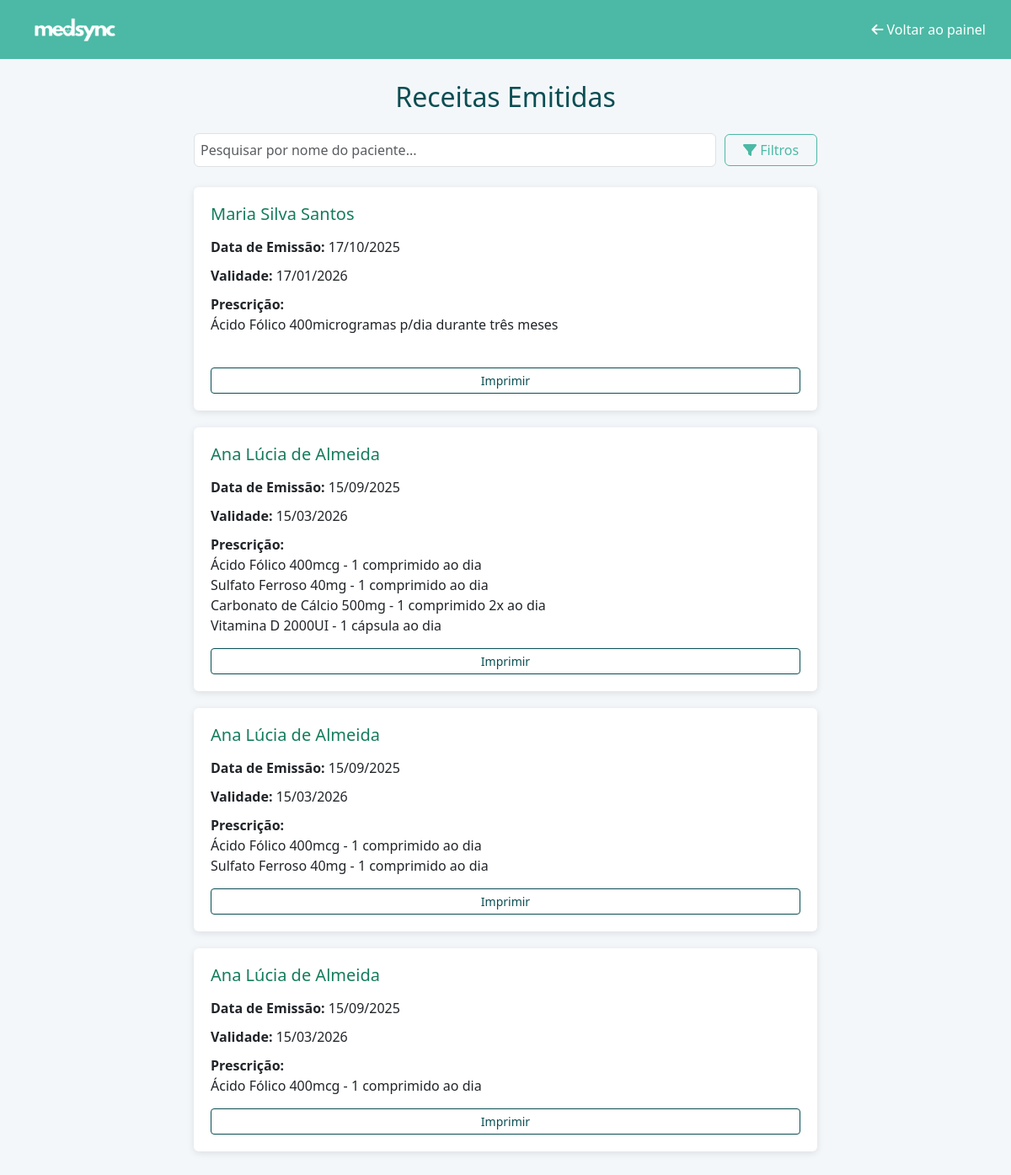
The app's page /medico/receita.php (signed in) with its own data.
### tables this page shows
CREATE TABLE `receita` (
  `receita_id` int(11) NOT NULL,
  `paciente_maior_id` int(11) NOT NULL,
  `medico_id` int(11) NOT NULL,
  `data_emissao` date NOT NULL,
  `validade` date NOT NULL,
  `validade_final` date DEFAULT NULL,
  `observacoes` text DEFAULT NULL,
  `paciente_menor_id` int(11) DEFAULT NULL,
  `tipo_paciente` enum('maior','menor') DEFAULT 'maior',
  `status_receita` varchar(20) DEFAULT 'valida'
);

### medico/receita.php (the view, shortened to what this page needs)
<?php
$medico_id = $_SESSION['medico_id'];
$conn = new mysqli("localhost", "root", "", "medsync");
$sql = "
    SELECT r.receita_id, r.data_emissao, r.validade, r.validade_final, r.observacoes, r.tipo_paciente,
           COALESCE(pm.pmaior_nome, pme.pmenor_nome) AS paciente_nome,
           COALESCE(pm.pmaior_cpf, pme.pmenor_cpf) AS paciente_cpf,
           m.medicos_nome, m.medicos_crm
    FROM receita r
    LEFT JOIN paciente_maior pm ON r.paciente_maior_id = pm.pmaior_id
    LEFT JOIN paciente_menor pme ON r.paciente_menor_id = pme.pmenor_id
    INNER JOIN medicos m ON r.medico_id = m.medicos_id
    WHERE r.medico_id = ?
    ORDER BY r.data_emissao DESC
";
$stmt = $conn->prepare($sql);
$stmt->bind_param("i", $medico_id);
$stmt->execute();
$result = $stmt->get_result();
$receitas = $result->fetch_all(MYSQLI_ASSOC);
?>
<!DOCTYPE html>
<html lang="pt-BR">
<head>
  <link href="https://cdn.jsdelivr.net/npm/bootstrap@5.3.3/dist/css/bootstrap.min.css" rel="stylesheet">
  <link rel="stylesheet" href="https://cdnjs.cloudflare.com/ajax/libs/font-awesome/6.5.1/css/all.min.css"/>
</head>
<body>
<nav class="navbar">
  <img src="../images/logo/logo_branca.png" alt="Logo" />
  <a href="painelmed.php"><i class="fa-solid fa-arrow-left"></i> Voltar ao painel</a>
</nav>
<p>
<div class="container">
  <h2 class="mb-4 text-center text-success">Receitas Emitidas</h2>
<div class="container mt-4">
  <div class="d-flex justify-content-center align-items-center mb-4" style="gap: 10px;">
    <input type="text" id="searchInput" class="form-control" placeholder="Pesquisar por nome do paciente...">
    <button class="btn btn-outline-secondary" type="button" data-bs-toggle="collapse" data-bs-target="#filtrosCollapse">
      <i class="fa-solid fa-filter"></i> Filtros
    </button>
  </div>
  <div id="receitasContainer">
    <?php foreach ($receitas as $receita): ?>
      <div class="card receita-card"
           data-nome="<?= strtolower($receita['paciente_nome']) ?>"
           data-tipo="<?= $receita['tipo_paciente'] ?>"
           data-data="<?= $receita['data_emissao'] ?>"
           data-validade="<?= $receita['validade_final'] ?>">
        <h5><?= htmlspecialchars($receita['paciente_nome']) ?></h5>
        <p><strong>Data de Emissão:</strong> <?= date('d/m/Y', strtotime($receita['data_emissao'])) ?></p>
        <p><strong>Validade:</strong> <?= date('d/m/Y', strtotime($receita['validade_final'])) ?></p>
        <p><strong>Prescrição:</strong><br><?= nl2br(htmlspecialchars($receita['observacoes'])) ?></p>
        <button class="btn btn-outline-primary btn-sm btn-imprimir"
                onclick="imprimirReceita(<?= htmlspecialchars(json_encode($receita)) ?>)">
          Imprimir
        </button>
      </div>
    <?php endforeach; ?>
  </div>
</div>
</body>
</html>

### medico/receita.php (style rules this page uses)
body { background-color: #f4f7fa; font-family: 'Segoe UI', sans-serif; padding-top: 80px; }
.navbar { background-color: #4bb9a5; padding: 15px 30px; position: fixed; top: 0; width: 100%; z-index: 1030; display: flex; justify-content: space-between; align-items: center; }
.navbar img { height: 40px; }
.navbar a { color: white; text-decoration: none; }
.container { max-width: 800px; margin: 0 auto; padding: 0 15px 40px; }
.card { margin-bottom: 20px; padding: 20px; box-shadow: 0 2px 8px rgba(0,0,0,0.1); border: none; }
.card h5 { margin-bottom: 10px; color: #157c5d; }
.card p { margin: 5px 0; }
.btn-imprimir { margin-top: 10px; }
#searchInput { padding: 7px; width: 85%; display: block; }
.btn-outline-secondary { color: #4bb9a5 !important; border-color: #4bb9a5 !important; width: 15%; }
.text-success { --bs-text-opacity: 1; color: #0a4e53 !important; }
.btn-outline-primary { --bs-btn-color: #0a4e53; --bs-btn-border-color: #0a4e53; --bs-btn-hover-color: #fff; --bs-btn-hover-bg: #0a4e53; --bs-btn-hover-border-color: #0a4e53; --bs-btn-focus-shadow-rgb: 25, 135, 84; --bs-btn-active-color: #fff; --bs-btn-active-bg:#0a4e53; --bs-btn-active-border-color:#0a4e53; --bs-btn-active-shadow: inset 0 3px 5px rgba(0, 0, 0, 0.125); --bs-btn-disabled-color: #0a4e53; --bs-btn-disabled-bg: transparent; --bs-btn-disabled-border-color: #0a4e53; --bs-gradient: none; }

### records on screen
receita: paciente_nome "Maria Silva Santos", data_emissao "17/10/2025", validade_final "17/01/2026", observacoes "Ácido Fólico 400microgramas p/dia durante três meses"
receita: paciente_nome "Ana Lúcia de Almeida", data_emissao "15/09/2025", validade_final "15/03/2026", observacoes "Ácido Fólico 400mcg - 1 comprimido ao dia Sulfato Ferroso 40mg - 1 comprimido ao dia Carbonato de Cálcio 500mg - 1 comprimido 2x ao dia Vitamina D 2000UI - 1 cápsula ao dia"
receita: paciente_nome "Ana Lúcia de Almeida", data_emissao "15/09/2025", validade_final "15/03/2026", observacoes "Ácido Fólico 400mcg - 1 comprimido ao dia Sulfato Ferroso 40mg - 1 comprimido ao dia"
receita: paciente_nome "Ana Lúcia de Almeida", data_emissao "15/09/2025", validade_final "15/03/2026", observacoes "Ácido Fólico 400mcg - 1 comprimido ao dia"
